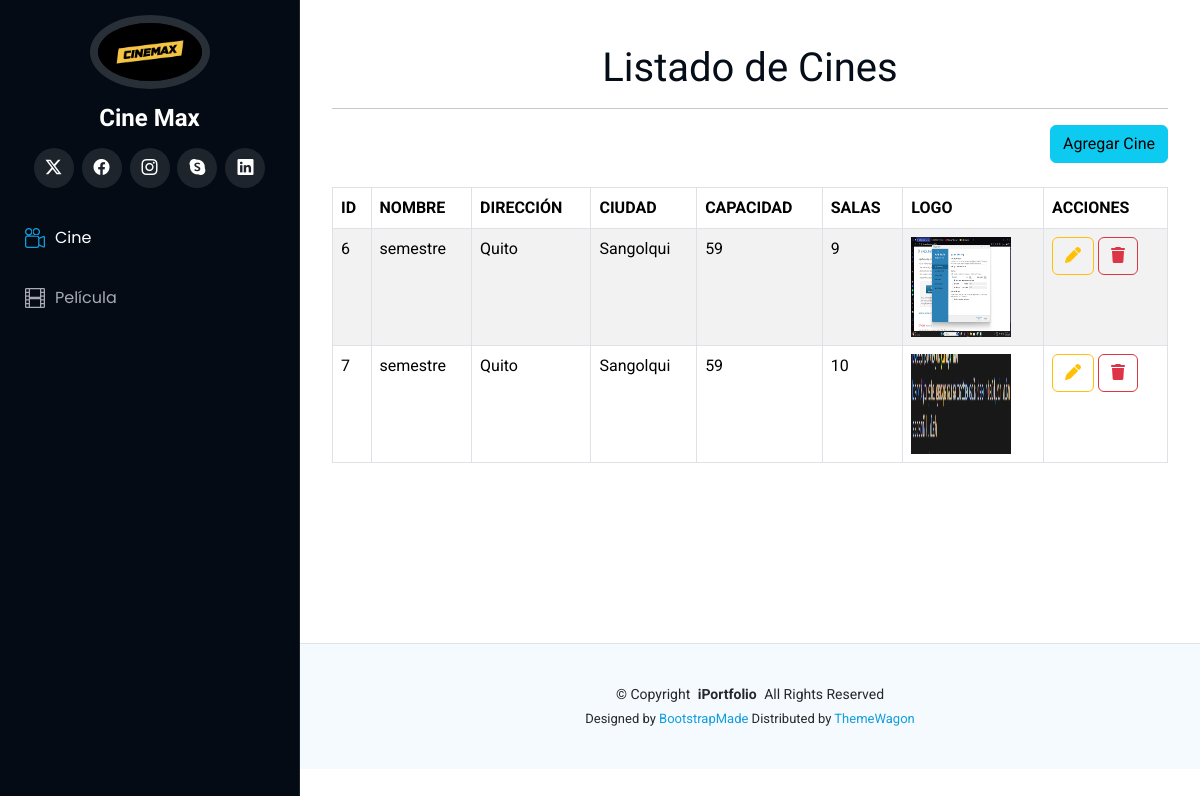
The page / on the database its author committed.
### Aplicaciones/Funcion/models.py (models this page shows)
class Cine(models.Model):
    nombre = models.CharField(max_length=100)
    direccion = models.CharField(max_length=200)
    ciudad = models.CharField(max_length=100)
    capacidad_total = models.PositiveIntegerField()
    numero_salas = models.PositiveIntegerField()
    logo = models.FileField(upload_to='cine_logo', null=True, blank=True)

### Aplicaciones/Funcion/views.py (the view)
# urls.py: path('', views.listar_cines),
def listar_cines(request):
    cines = Cine.objects.all()
    return render(request, "inicio_cine.html", {"cines": cines})

### Aplicaciones/Funcion/templates/inicio_cine.html (shortened to what this page needs)
{% extends './plantilla.html' %}
{% block contenido %}
<br>
<h1 class="text-center">Listado de Cines</h1>
<hr>
<div class="row">
    <div class="text-end">
        <a href="nuevoCine" class="btn btn-info text-right">
            Agregar Cine
        </a>
    </div>
</div>
<br>
<table class="table table-bordered table-striped table-hover" id="tbl_cines">
    <thead>
        <tr class="bg-primary">
            <th>ID</th>
            <th>NOMBRE</th>
            <th>DIRECCIÓN</th>
            <th>CIUDAD</th>
            <th>CAPACIDAD</th>
            <th>SALAS</th>
            <th>LOGO</th>
            <th>ACCIONES</th>
        </tr>
    </thead>
    <tbody>
        {% for cine in cines %}
            <tr>
                <td>{{ cine.id }}</td>
                <td>{{ cine.nombre }}</td>
                <td>{{ cine.direccion }}</td>
                <td>{{ cine.ciudad }}</td>
                <td>{{ cine.capacidad_total }}</td>
                <td>{{ cine.numero_salas }}</td>
                <td>
                    {% if cine.logo %}
                        <img src="{{ cine.logo.url }}" alt="Logo del Cine" width="100px" height="100px">
                    {% else %}
                        Ninguno
                    {% endif %}
                </td>
                <td>
                    <a href="editarCine/{{ cine.id }}" class="btn btn-outline-warning">
                        <i class="fa fa-pen"></i>
                    </a>
                    <a href="#" data-id="{{ cine.id }}" class="btn btn-outline-danger btnEliminar">
                        <i class="fa fa-trash"></i>
                    </a>
                </td>
            </tr>
        {% endfor %}
    </tbody>
</table>
<br><br><br><br><br><br>
{% endblock %}

### Pelicula/static/assets/css/main.css (style rules this page uses)
:root { --default-font: "Roboto", system-ui, -apple-system, "Segoe UI", Roboto, "Helvetica Neue", Arial, "Noto Sans", "Liberation Sans", sans-serif, "Apple Color Emoji", "Segoe UI Emoji", "Segoe UI Symbol", "Noto Color Emoji"; --heading-font: "Raleway", sans-serif; --nav-font: "Poppins", sans-serif; }
:root { --background-color: #ffffff; --default-color: #272829; --heading-color: #050d18; --accent-color: #149ddd; --surface-color: #ffffff; --contrast-color: #ffffff; }
:root { --nav-color: #a8a9b4; --nav-hover-color: #ffffff; --nav-mobile-background-color: #040b14; --nav-dropdown-background-color: #040b14; --nav-dropdown-color: #a8a9b4; --nav-dropdown-hover-color: #ffffff; }
:root { scroll-behavior: smooth; }
body { color: var(--default-color); background-color: var(--background-color); font-family: var(--default-font); }
a { color: var(--accent-color); text-decoration: none; transition: 0.3s; }
h1, h2, h3, h4, h5, h6 { color: var(--heading-color); font-family: var(--heading-font); }

### rows shown on the page
Cine: id "6", nombre "semestre", direccion "Quito", ciudad "Sangolqui", capacidad_total "59", numero_salas "9", logo (picture)
Cine: id "7", nombre "semestre", direccion "Quito", ciudad "Sangolqui", capacidad_total "59", numero_salas "10", logo (picture)
